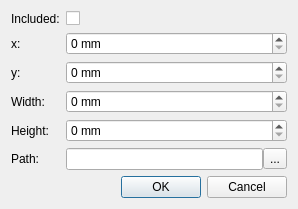
<?xml version="1.0" encoding="UTF-8"?>
<ui version="4.0">
 <class>EditImageDesign</class>
 <widget class="QDialog" name="EditImageDesign">
  <property name="geometry">
   <rect>
    <x>0</x>
    <y>0</y>
    <width>298</width>
    <height>200</height>
   </rect>
  </property>
  <property name="windowTitle">
   <string>Editor.  Image.</string>
  </property>
  <layout class="QVBoxLayout" name="verticalLayout">
   <item>
    <layout class="QGridLayout" name="gridLayout">
     <item row="4" column="0">
      <widget class="QLabel" name="label_7">
       <property name="text">
        <string>Height:</string>
       </property>
      </widget>
     </item>
     <item row="0" column="0">
      <widget class="QLabel" name="label">
       <property name="text">
        <string>Included:</string>
       </property>
      </widget>
     </item>
     <item row="0" column="1">
      <widget class="QCheckBox" name="cb_included">
       <property name="text">
        <string/>
       </property>
      </widget>
     </item>
     <item row="1" column="0">
      <widget class="QLabel" name="label_2">
       <property name="text">
        <string>x:</string>
       </property>
      </widget>
     </item>
     <item row="1" column="1">
      <widget class="QSpinBox" name="sb_x">
       <property name="suffix">
        <string> mm</string>
       </property>
      </widget>
     </item>
     <item row="2" column="0">
      <widget class="QLabel" name="label_3">
       <property name="text">
        <string>y:</string>
       </property>
      </widget>
     </item>
     <item row="2" column="1">
      <widget class="QSpinBox" name="sb_y">
       <property name="suffix">
        <string> mm</string>
       </property>
      </widget>
     </item>
     <item row="5" column="0">
      <widget class="QLabel" name="label_8">
       <property name="text">
        <string>Path:</string>
       </property>
      </widget>
     </item>
     <item row="3" column="0">
      <widget class="QLabel" name="label_6">
       <property name="text">
        <string>Width:</string>
       </property>
      </widget>
     </item>
     <item row="3" column="1">
      <widget class="QSpinBox" name="sb_width">
       <property name="suffix">
        <string> mm</string>
       </property>
      </widget>
     </item>
     <item row="4" column="1">
      <widget class="QSpinBox" name="sb_height">
       <property name="suffix">
        <string> mm</string>
       </property>
      </widget>
     </item>
     <item row="5" column="1">
      <layout class="QHBoxLayout" name="horizontalLayout">
       <property name="spacing">
        <number>0</number>
       </property>
       <item>
        <widget class="QLineEdit" name="le_image_path"/>
       </item>
       <item>
        <widget class="QToolButton" name="tb_select_path">
         <property name="text">
          <string>...</string>
         </property>
        </widget>
       </item>
      </layout>
     </item>
    </layout>
   </item>
   <item>
    <spacer name="verticalSpacer">
     <property name="orientation">
      <enum>Qt::Vertical</enum>
     </property>
     <property name="sizeHint" stdset="0">
      <size>
       <width>20</width>
       <height>2</height>
      </size>
     </property>
    </spacer>
   </item>
   <item>
    <widget class="QDialogButtonBox" name="buttonBox">
     <property name="orientation">
      <enum>Qt::Horizontal</enum>
     </property>
     <property name="standardButtons">
      <set>QDialogButtonBox::Cancel|QDialogButtonBox::Ok</set>
     </property>
    </widget>
   </item>
  </layout>
 </widget>
 <resources/>
 <connections>
  <connection>
   <sender>buttonBox</sender>
   <signal>accepted()</signal>
   <receiver>EditImageDesign</receiver>
   <slot>accept()</slot>
   <hints>
    <hint type="sourcelabel">
     <x>248</x>
     <y>254</y>
    </hint>
    <hint type="destinationlabel">
     <x>157</x>
     <y>274</y>
    </hint>
   </hints>
  </connection>
  <connection>
   <sender>buttonBox</sender>
   <signal>rejected()</signal>
   <receiver>EditImageDesign</receiver>
   <slot>reject()</slot>
   <hints>
    <hint type="sourcelabel">
     <x>316</x>
     <y>260</y>
    </hint>
    <hint type="destinationlabel">
     <x>286</x>
     <y>274</y>
    </hint>
   </hints>
  </connection>
 </connections>
</ui>
